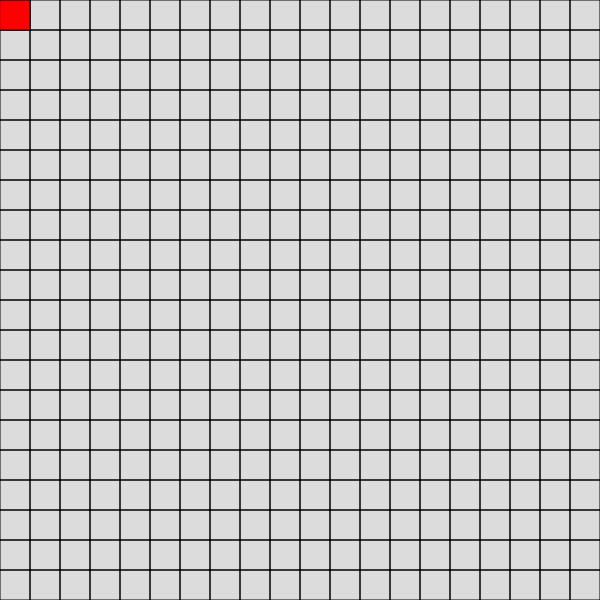
Frame 1 (no input)
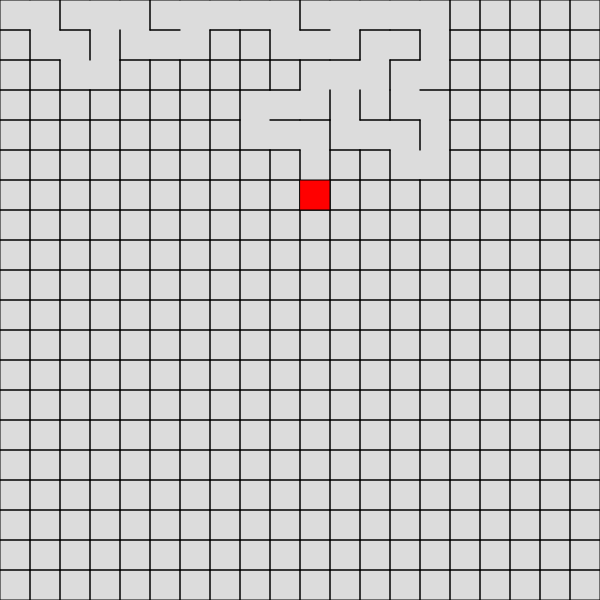
Frame 60 (no input)
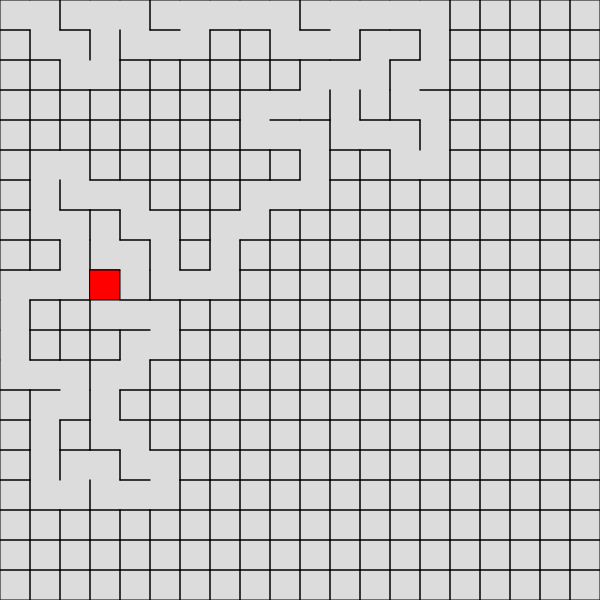
Frame 120 (the mouse pressed at the canvas centre since frame 60)

The p5.js sketch that drew these frames (run headless with seeded random() and noise() and a simulated clock; from frame 60 on, the mouse is pressed at the canvas centre):

// p5.js sketch
// ── sketch.js
//refer to https://en.wikipedia.org/wiki/Maze_generation_algorithm#Randomized_depth-first_search for more information.

var cW = 600; //Change this to change canvas width
var cH = 600; //Change this to change canvas height
var size = 30; //Change this to change cell size

var cols, rows;
var grid = [];
var currIndex = 0;
var stack = [];
var NeighbourIndex;


//p5js setup (runs once on startup)
function setup() {
  createCanvas(cW, cH);
  cols = floor(width/size);
  rows = floor(height/size);
  
  //frameRate(5); //Uncomment this line to see your maze generate slowly
  

  //Creates a grid
  for(i = 0; i < rows; i++){
    for(j = 0;j < cols; j++){
      grid.push(new cell(j, i))
    }
  }

  //Pushes the Initial position to a stack
  stack.push(currIndex);
}

//p5js draw function (runs once every frame)
function draw() {
  background(220);
  
  //Draws the grid every frame
  for(i = 0; i < grid.length; i++){
    var x = grid[i].i * size;
    var y = grid[i].j * size;
    
    //top wall
    if(grid[i].walls[0]){
      line(x,y,x,y+size);
    }

    //right wall
    if(grid[i].walls[1]){
      line(x,y+size,x+size,y+size);
    }

    //bottom wall
    if(grid[i].walls[2]){
      line(x+size,y+size,x+size, y);
    }

    //left wall
    if(grid[i].walls[3]){
      line(x+size,y,x,y);
    }
  }
  
  //marks the current cell as visited
  grid[currIndex].visited = true;
  
  //displays the current cell
  if(grid[currIndex].visited){
    fill('red');
    rect(grid[currIndex].i*size, grid[currIndex].j*size, size, size);
  }
  
  //Recursive Backtracking algorithm
  if(stack.length > 0){
    currIndex = stack.pop();
    NeighbourIndex = getRandomUnvisitedNeighbour(grid, currIndex);
    if(NeighbourIndex > 0){
      stack.push(currIndex);
      removeWalls(grid, currIndex, NeighbourIndex);
      stack.push(NeighbourIndex);
    }
  }
}


//returns the index of any one unvisited neighbour
function getRandomUnvisitedNeighbour(grid, i){
  var neighbours = [];
  
  var gridI = grid[i].i;
  var gridJ = grid[i].j;

  //top neighbour
  if(gridI > 0){
    if(!grid[getIndex(gridI-1,gridJ)].visited){
      neighbours.push(grid[getIndex(gridI-1,gridJ)]);
    }
  }

  //left neighbour
  if(gridJ > 0){
    if(!grid[getIndex(gridI,gridJ-1)].visited){
      neighbours.push(grid[getIndex(gridI,gridJ-1)]);
    }
  }

  //right neighbour
  if(gridJ < cols - 1){
    if(!grid[getIndex(gridI,gridJ+1)].visited){
      neighbours.push(grid[getIndex(gridI,gridJ+1)]);
    }
  }

  //bottom neighbour
  if(gridI < rows - 1){
    if(!grid[getIndex(gridI+1,gridJ)].visited){
      neighbours.push(grid[getIndex(gridI+1,gridJ)]);
    }
  }

  //randomly returns the index of a neighbour form a list of neighbours
  if(neighbours.length > 0){
    var randomNeighbour = neighbours[floor(random(0, neighbours.length))];
    return getIndex(randomNeighbour.i, randomNeighbour.j);
  }

  //else returns -1
  else{
    return -1;
  }
}


//converts 2d array position to 1d array position
function getIndex(i, j){
  var index = i + cols * j;
  return Math.floor(index);
}


//removes the wall between two cells
function removeWalls(grid, i, nI){
  var dX = grid[i].i - grid[nI].i;
  var dY = grid[i].j - grid[nI].j;
  
  //removes top wall
  if(dX == 1){
    grid[i].walls[0] = false;
    grid[nI].walls[2] = false;
  }

  //removes bottom wall
  if(dX == -1){
    grid[i].walls[2] = false;
    grid[nI].walls[0] = false;
  }

  //removes left wall
  if(dY == 1){
    grid[i].walls[3] = false;
    grid[nI].walls[1] = false;
  }

  //removes right wall
  if(dY == -1){
    grid[i].walls[1] = false;
    grid[nI].walls[3] = false;
  }
}


//cell definition
function cell(i, j){
  this.j = j;
  this.i = i;
  
  this.visited = false;
  this.walls = [true, true, true, true];
}
